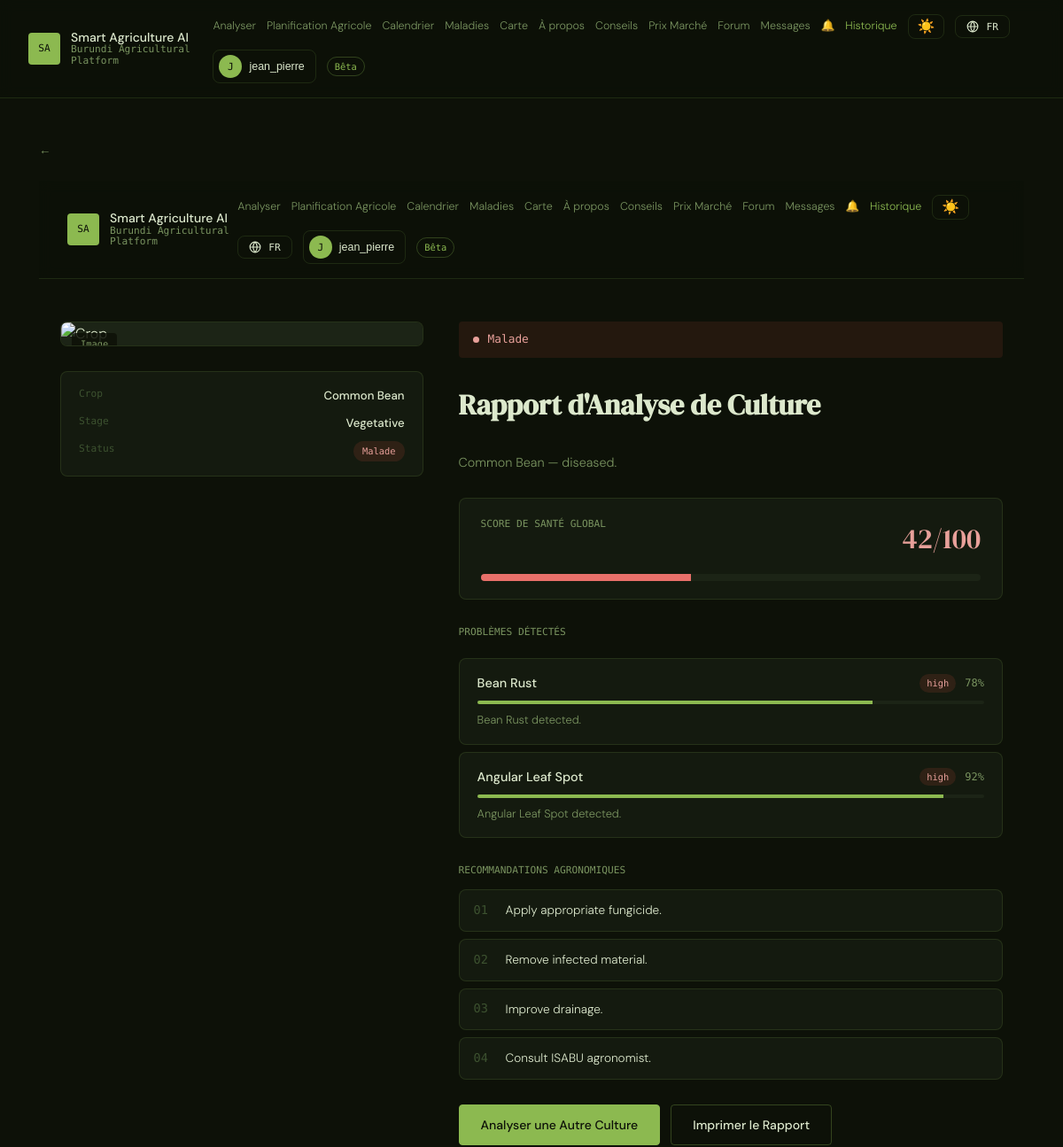
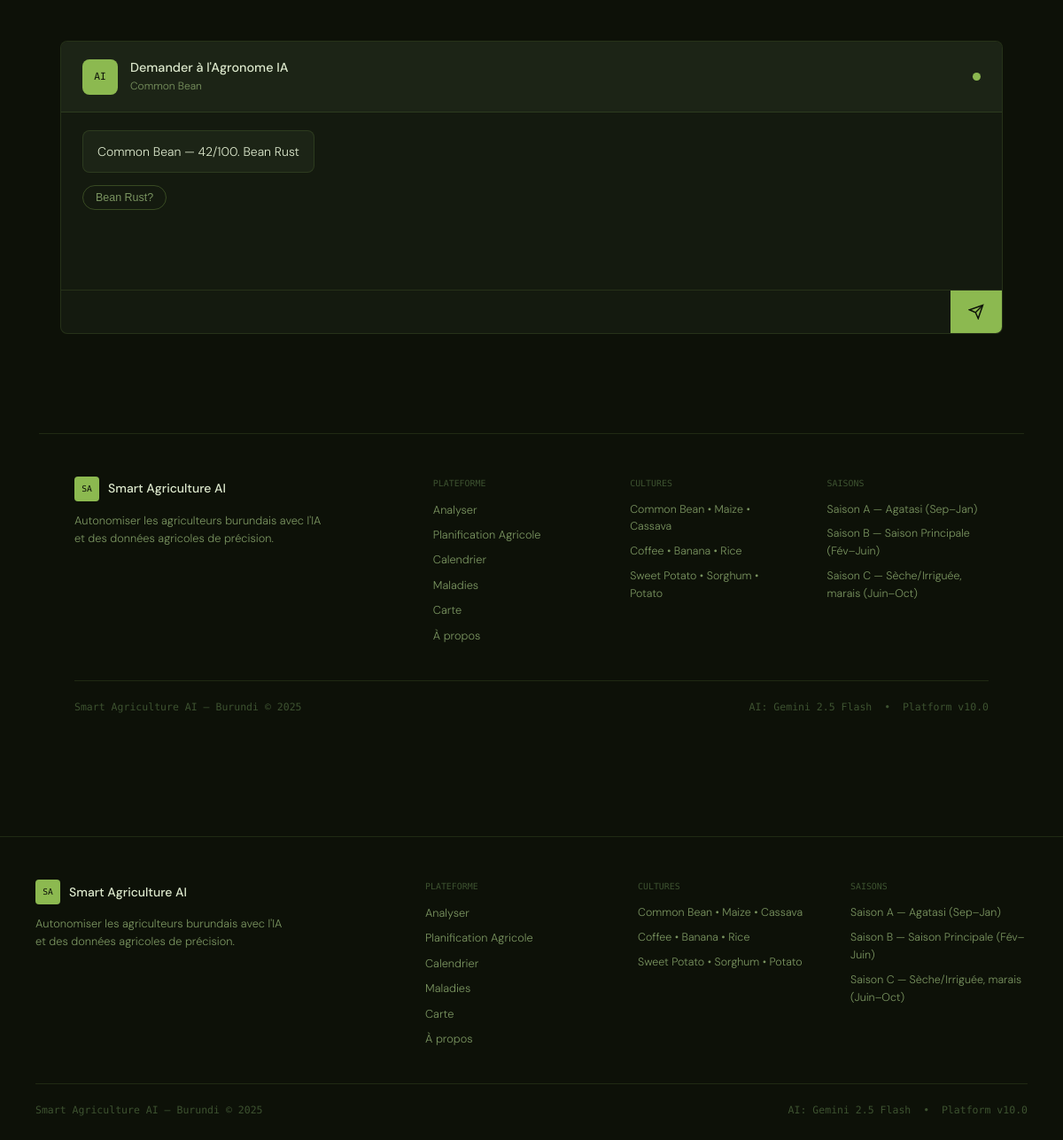
The page /history/1 (signed in) on the database its author committed (2 pictures, top to bottom).
### models.py (models this page shows, shortened)
class User(UserMixin, db.Model):
    __tablename__ = "users"
    id            = db.Column(db.Integer, primary_key=True)
    username      = db.Column(db.String(64),  unique=True, nullable=False)
    email         = db.Column(db.String(120), unique=True, nullable=False)
    password_hash = db.Column(db.String(256), nullable=False)
    role          = db.Column(db.String(20),  nullable=False, default="farmer")
    language      = db.Column(db.String(5),   nullable=False, default="fr")  # fr | rn | en
    theme         = db.Column(db.String(10),  nullable=False, default="dark") # dark | light
    full_name     = db.Column(db.String(120), nullable=True)
    phone         = db.Column(db.String(30),  nullable=True)
    province      = db.Column(db.String(60),  nullable=True)
    commune       = db.Column(db.String(60),  nullable=True)
    created_at    = db.Column(db.DateTime, default=datetime.utcnow)
    last_login    = db.Column(db.DateTime, nullable=True)
    is_active                = db.Column(db.Boolean, default=True)
    is_verified_professional = db.Column(db.Boolean, default=False)
    analyses      = db.relationship("Analysis", backref="user", lazy=True, cascade="all, delete-orphan")
    farms         = db.relationship("Farm", backref="owner", lazy=True, cascade="all, delete-orphan")
    forum_posts   = db.relationship("ForumPost", backref="author", lazy=True, cascade="all, delete-orphan")
    forum_replies = db.relationship("ForumReply", backref="author", lazy=True, cascade="all, delete-orphan")
    sent_messages = db.relationship("DirectMessage", foreign_keys="DirectMessage.sender_id", backref="sender", lazy=True, cascade="all, delete-orphan")
    recv_messages = db.relationship("DirectMessage", foreign_keys="DirectMessage.receiver_id", backref="receiver", lazy=True)

class Analysis(db.Model):
    __tablename__ = "analyses"
    id             = db.Column(db.Integer, primary_key=True)
    user_id        = db.Column(db.Integer, db.ForeignKey("users.id"), nullable=True)
    filename       = db.Column(db.String(200), nullable=False)
    crop_type      = db.Column(db.String(80),  nullable=True)
    growth_stage   = db.Column(db.String(80),  nullable=True)
    health_score   = db.Column(db.Float,       nullable=True)
    overall_status = db.Column(db.String(20),  nullable=True)
    summary        = db.Column(db.Text,        nullable=True)
    detections     = db.Column(db.Text,        nullable=True)
    recommendations= db.Column(db.Text,        nullable=True)
    had_error      = db.Column(db.Boolean,     default=False)
    province       = db.Column(db.String(60),  nullable=True)
    commune        = db.Column(db.String(60),  nullable=True)
    season         = db.Column(db.String(20),  nullable=True)
    latitude       = db.Column(db.Float,       nullable=True)
    longitude      = db.Column(db.Float,       nullable=True)
    created_at     = db.Column(db.DateTime, default=datetime.utcnow)
    chat_logs      = db.relationship("ChatLog", backref="analysis", lazy=True, cascade="all, delete-orphan")
    @property
    def detections_list(self):
        try: return json.loads(self.detections or "[]")
        except: return []
    @property
    def recommendations_list(self):
        try: return json.loads(self.recommendations or "[]")
        except: return []

### app.py (the view)
@app.route("/history/<int:analysis_id>")
@login_required
def history_detail(analysis_id):
    record=Analysis.query.get_or_404(analysis_id)
    if record.user_id!=current_user.id and not current_user.is_admin:
        flash("Access denied.","error"); return redirect(url_for("farm_history"))
    chats=ChatLog.query.filter_by(analysis_id=analysis_id).order_by(ChatLog.created_at).all()
    analysis=AnalysisResult(health_score=record.health_score or 0,overall_status=record.overall_status or "unknown",
        crop_type=record.crop_type or "Unknown",growth_stage=record.growth_stage or "Unknown",
        detections=[Detection(**d) for d in record.detections_list],
        recommendations=record.recommendations_list,summary=record.summary or "",
        error=None if not record.had_error else "Previous analysis had an error.")
    return render_template("history_detail.html",record=record,analysis=analysis,
        image_url=url_for("static",filename=f"uploads/{record.filename}"),chats=chats)

### templates/history_detail.html (shortened to what this page needs)
{% extends "base.html" %}
{% block content %}
<div class="history-detail-header"><a href="{{ url_for('farm_history') }}" class="back-link">&larr;</a></div>
{% include "result.html" %}
{% endblock %}

### templates/base.html (shortened to what this page needs)
<!DOCTYPE html>
<html lang="{{ current_lang }}" data-theme="{{ current_theme }}">
<head>
    <link rel="stylesheet" href="{{ url_for('static', filename='css/main.css') }}"/>
</head>
<body>
<header class="site-header">
    <a href="{{ url_for('index') }}" class="logo">
        <span class="logo-mark">SA</span>
        <div class="logo-text">
            <span class="logo-primary">Smart Agriculture AI</span>
            <span class="logo-tag">Burundi Agricultural Platform</span>
        </div>
    </a>
    <nav class="site-nav" id="desktopNav">
        <a href="{{ url_for('index') }}" class="nav-link {% if request.endpoint=='index' %}nav-link--active{% endif %}">{{ t('nav.analyze') }}</a>
        <a href="{{ url_for('farm.farm_list') }}" class="nav-link {% if request.blueprint=='farm' %}nav-link--active{% endif %}">{{ t('nav.farm_planning') }}</a>
        <a href="{{ url_for('calendar') }}" class="nav-link {% if request.endpoint=='calendar' %}nav-link--active{% endif %}">{{ t('nav.calendar') }}</a>
        <a href="{{ url_for('disease_library') }}" class="nav-link {% if request.endpoint=='disease_library' %}nav-link--active{% endif %}">{{ t('nav.diseases') }}</a>
        <a href="{{ url_for('outbreak_map') }}" class="nav-link {% if request.endpoint=='outbreak_map' %}nav-link--active{% endif %}">{{ t('nav.map') }}</a>
        <a href="{{ url_for('about') }}" class="nav-link {% if request.endpoint=='about' %}nav-link--active{% endif %}">{{ t('nav.about') }}</a>
        <a href="{{ url_for('features.planting_advice') }}" class="nav-link {% if request.endpoint=='features.planting_advice' %}nav-link--active{% endif %}">Conseils</a>
        <a href="{{ url_for('features.market') }}" class="nav-link {% if request.endpoint in ['features.market','features.market_post'] %}nav-link--active{% endif %}">Prix Marché</a>
        <a href="{{ url_for('community.forum') }}" class="nav-link {% if request.blueprint=='community' and 'forum' in (request.endpoint or '') %}nav-link--active{% endif %}">Forum</a>
        {% if current_user.is_authenticated %}
        <a href="{{ url_for('community.inbox') }}" class="nav-link {% if request.endpoint in ['community.inbox','community.conversation'] %}nav-link--active{% endif %}" id="inboxLink">
            Messages
        </a>
        <a href="{{ url_for('features.notifications') }}" class="nav-link {% if request.endpoint=='features.notifications' %}nav-link--active{% endif %}" id="notifLink">
            🔔
        </a>
        {% endif %}
        {% if current_user.is_authenticated %}
            <a href="{{ url_for('farm_history') }}" class="nav-link {% if 'history' in (request.endpoint or '') %}nav-link--active{% endif %}">{{ t('nav.history') }}</a>
        {% endif %}
        <button class="nav-theme-btn" id="themeToggleBtn" onclick="toggleTheme()" title="Toggle light/dark mode" aria-label="Toggle theme">
            <span id="themeIcon">{% if current_theme == 'light' %}🌙{% else %}☀️{% endif %}</span>
        </button>
        <div class="nav-lang-menu">
            <button class="nav-lang-btn" id="langMenuBtn" aria-label="Language">
                <svg width="14" height="14" viewBox="0 0 24 24" fill="none" stroke="currentColor" stroke-width="2"><circle cx="12" cy="12" r="10"/><path d="M2 12h20M12 2a15 15 0 0 1 0 20M12 2a15 15 0 0 0 0 20"/></svg>
                <span>{{ current_lang|upper }}</span>
            </button>
        </div>
        {% if current_user.is_authenticated %}
            <div class="nav-user-menu">
                <button class="nav-user-btn" id="userMenuBtn" aria-label="User menu">
                    <span class="nav-user-avatar">{{ current_user.username[0].upper() }}</span>
                    <span class="nav-user-name">{{ current_user.username }}</span>
                </button>
            </div>
        {% else %}
            <a href="{{ url_for('auth_login') }}" class="btn btn--outline nav-auth-btn">{{ t('nav.login') }}</a>
            <a href="{{ url_for('auth_register') }}" class="btn btn--primary nav-auth-btn">{{ t('nav.register') }}</a>
        {% endif %}
        <span class="nav-badge">{{ t('nav.beta') }}</span>
    </nav>
</header>
<main class="site-main">
    {% block content %}{% endblock %}
</main>
<footer class="site-footer">
    <div class="footer-grid">
        <div class="footer-brand">
            <div class="footer-logo">
                <span class="logo-mark logo-mark--sm">SA</span>
                <span class="footer-brand-name">Smart Agriculture AI</span>
            </div>
            <p class="footer-tagline">{{ t('footer.tagline') }}</p>
        </div>
        <div class="footer-col">
            <p class="footer-col-title">{{ t('footer.platform') }}</p>
            <a href="{{ url_for('index') }}" class="footer-link">{{ t('nav.analyze') }}</a>
            <a href="{{ url_for('farm.farm_list') }}" class="footer-link">{{ t('nav.farm_planning') }}</a>
            <a href="{{ url_for('calendar') }}" class="footer-link">{{ t('nav.calendar') }}</a>
            <a href="{{ url_for('disease_library') }}" class="footer-link">{{ t('nav.diseases') }}</a>
            <a href="{{ url_for('outbreak_map') }}" class="footer-link">{{ t('nav.map') }}</a>
            <a href="{{ url_for('about') }}" class="footer-link">{{ t('nav.about') }}</a>
        </div>
        <div class="footer-col">
            <p class="footer-col-title">{{ t('footer.crops') }}</p>
            <span class="footer-text">Common Bean &bull; Maize &bull; Cassava</span>
            <span class="footer-text">Coffee &bull; Banana &bull; Rice</span>
            <span class="footer-text">Sweet Potato &bull; Sorghum &bull; Potato</span>
        </div>
        <div class="footer-col">
            <p class="footer-col-title">{{ t('footer.seasons') }}</p>
            <span class="footer-text">{{ t('season.a') }}</span>
            <span class="footer-text">{{ t('season.b') }}</span>
            <span class="footer-text">{{ t('season.c') }}</span>
        </div>
    </div>
    <div class="footer-bottom">
        <span>Smart Agriculture AI &mdash; Burundi &copy; 2025</span>
        <span class="footer-bottom-right">AI: Gemini 2.5 Flash &nbsp;&bull;&nbsp; Platform v10.0</span>
    </div>
</footer>
</body>
</html>

### templates/result.html (shortened to what this page needs)
{% extends "base.html" %}
{% block content %}
<section class="result-section">
    <div class="result-layout">
        <div class="result-image-panel">
            <div class="result-image-wrap"><img src="{{ image_url }}" alt="Crop" class="result-image"/><div class="result-image-label">Image</div></div>
            {% if not analysis.error %}
            <div class="crop-meta-card">
                <div class="crop-meta-row"><span class="crop-meta-key">Crop</span><span class="crop-meta-val">{{ analysis.crop_type }}</span></div>
                <div class="crop-meta-row"><span class="crop-meta-key">Stage</span><span class="crop-meta-val">{{ analysis.growth_stage }}</span></div>
                <div class="crop-meta-row"><span class="crop-meta-key">Status</span><span class="crop-meta-val status-pill status-pill--{{ analysis.overall_status }}">{{ t('status.'+analysis.overall_status) }}</span></div>
            </div>
            {% endif %}
        </div>
        <div class="result-data-panel">
            {% if analysis.error %}
            <div class="result-status-banner result-status-banner--error"><span class="status-dot"></span><span>Error</span></div>
            <h1 class="result-title">Error</h1><p class="result-intro">{{ analysis.error }}</p>
            {% else %}
            <div class="result-status-banner result-status-banner--{{ analysis.overall_status }}"><span class="status-dot"></span><span>{{ t('status.'+analysis.overall_status) }}</span></div>
            <h1 class="result-title">{{ t('result.title') }}</h1>
            <p class="result-intro">{{ analysis.summary }}</p>
            <div class="health-block">
                <div class="health-header"><span class="health-label">{{ t('result.health_score') }}</span><span class="health-value health-value--{{ analysis.overall_status }}">{{ analysis.health_score|int }}<span class="health-unit">/100</span></span></div>
                <div class="health-bar-track"><div class="health-bar-fill health-bar-fill--{{ analysis.overall_status }}" style="width:{{ analysis.health_score }}%"></div></div>
            </div>
            {% if analysis.detections %}
            <div class="detections-block"><p class="block-heading">{{ t('result.detected') }}</p>
            {% for d in analysis.detections %}
            <div class="detection-item">
                <div class="detection-top"><span class="detection-name">{{ d.name }}</span><span class="severity-pill severity-pill--{{ d.severity }}">{{ d.severity }}</span><span class="detection-confidence">{{ (d.confidence*100)|int }}%</span></div>
                <div class="detection-conf-bar"><div class="detection-conf-fill" style="width:{{ (d.confidence*100)|int }}%"></div></div>
                <p class="detection-desc">{{ d.description }}</p>
            </div>
            {% endfor %}</div>
            {% else %}<div class="no-detections">{{ t('result.no_detections') }}</div>{% endif %}
            {% if analysis.recommendations %}
            <div class="recommendations-block"><p class="block-heading">{{ t('result.recommendations') }}</p>
            <ol class="rec-list">{% for rec in analysis.recommendations %}<li class="rec-item">{{ rec }}</li>{% endfor %}</ol></div>
            {% endif %}
            <div class="result-actions">
                <a href="{{ url_for('index') }}" class="btn btn--primary">{{ t('result.analyze_another') }}</a>
                <button onclick="window.print()" class="btn btn--outline">{{ t('result.print') }}</button>
            </div>
            {% endif %}
        </div>
    </div>
</section>
{% if not analysis.error %}
<section class="chat-section">
    <div class="chat-header">
        <div class="chat-header-left"><div class="chat-avatar">AI</div><div><p class="chat-title">{{ t('result.ask_ai') }}</p><p class="chat-subtitle">{{ analysis.crop_type }}</p></div></div>
        <span class="chat-status-dot"></span>
    </div>
    <div class="chat-messages" id="chatMessages">
        <div class="chat-msg chat-msg--ai"><div class="chat-msg-bubble">{{ analysis.crop_type }} — {{ analysis.health_score|int }}/100. {% if analysis.detections %}{{ analysis.detections[0].name }}{% endif %}</div></div>
        <div class="chat-suggestions" id="chatSuggestions">
            <button class="chat-suggestion-btn" onclick="askSuggestion(this)">{{ analysis.detections[0].name if analysis.detections else 'crop' }}?</button>
        </div>
    </div>
    <div class="chat-input-row">
        <input type="text" id="chatInput" class="chat-input" maxlength="400"/>
        <button class="chat-send-btn" id="chatSendBtn" onclick="sendChatMessage()"><svg width="18" height="18" viewBox="0 0 24 24" fill="none" stroke="currentColor" stroke-width="2"><line x1="22" y1="2" x2="11" y2="13"/><polygon points="22 2 15 22 11 13 2 9 22 2"/></svg></button>
    </div>
</section>
{% endif %}
{% endblock %}

### rows shown on the page
User: username "J J", username "jean_pierre jean_pierre"
Analysis: crop_type "Common Bean", growth_stage "Vegetative", overall_status "Malade", summary "Common Bean — diseased.", health_score "42"

### other values the page prints
{{ t('nav.analyze') }} "Analyser Analyser"
{{ t('nav.farm_planning') }} "Planification Agricole Planification Agricole"
{{ t('nav.calendar') }} "Calendrier Calendrier"
{{ t('nav.diseases') }} "Maladies Maladies"
{{ t('nav.map') }} "Carte Carte"
{{ t('nav.about') }} "À propos À propos"
{{ t('nav.history') }} "Historique Historique"
{{ current_lang|upper }} "FR FR"
{{ t('nav.beta') }} "Bêta Bêta"
{{ t('result.title') }} "Rapport d'Analyse de Culture"
{{ t('result.health_score') }} "SCORE DE SANTÉ GLOBAL"
{{ t('result.detected') }} "PROBLÈMES DÉTECTÉS"
{{ d.name }} "Bean Rust" "Angular Leaf Spot"
{{ d.severity }} "high" "high"
{{ (d.confidence*100)|int }} "78" "92"
